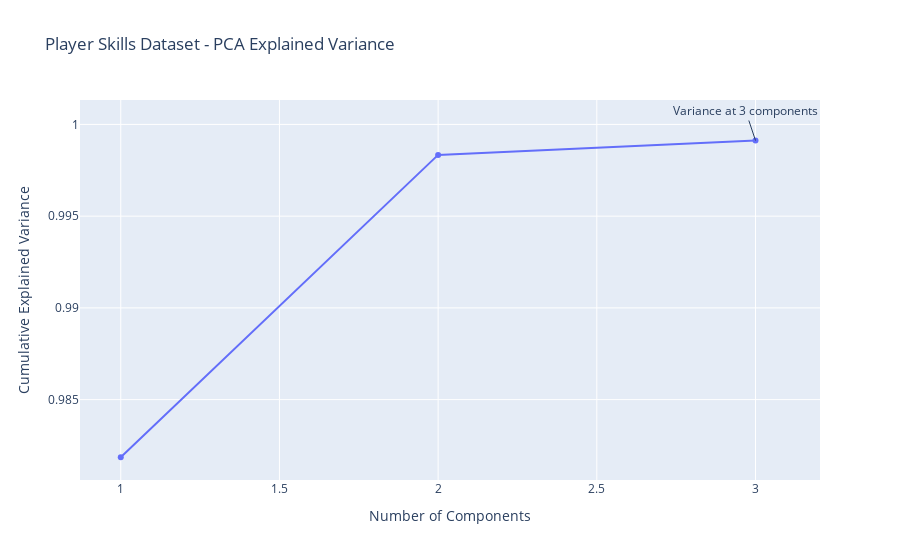
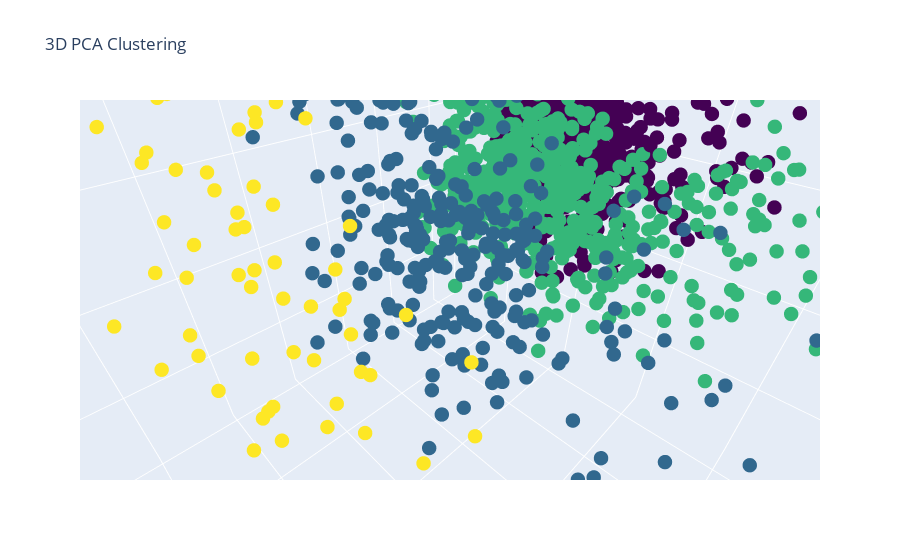
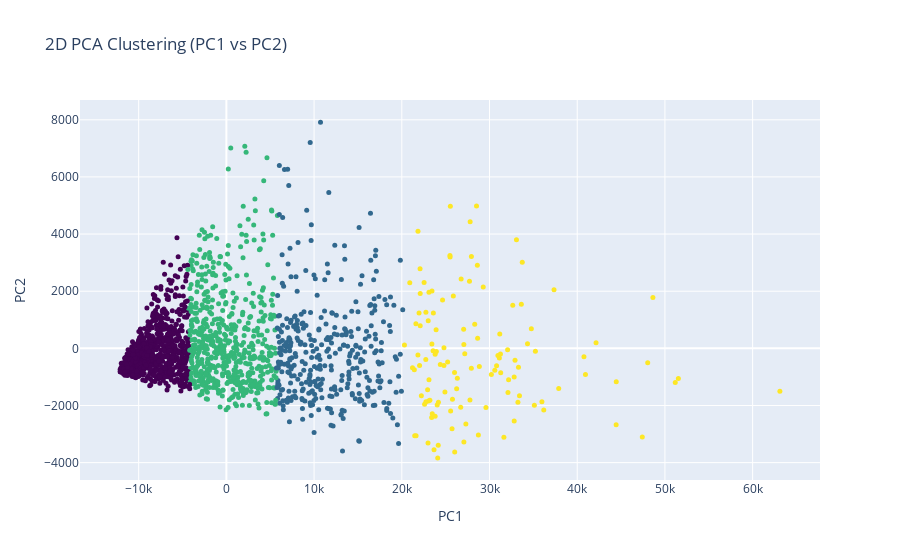

Notebook cell for these charts, in order:
### Code cell
# Create a copy of the filtered DataFrame
filtered_df_copy = df.copy()

# Define the feature list
features = ['InPlayPassesThatLeadToShotAttempt', 'SetpiecesLeadingToShotAttempt', 'FoulsDrawnLeadingToShotAttempt', 
            'SuccessfulTakeOnsLeadingToShotAttempt', 'ShotCreatingActionsPer90Min', 'GoalCreationAccuracy', 
            'InPlayPassesLeadingToGoal', 'SetpiecesLeadingToGoal', 'ShotsAttemptLeadingToGoal', 'TacklesAttempted', 
            'TackleWon', 'TacklesinDef3rd', 'TacklesinMid3rd', 'TacklesinAtt3rd', 'DribblesWinningPerc', 'PassesBlocked', 
            'Tackles+Interception', 'Clearances', 'Goals', 'Shots', 'ShotsOnTarget%', 'Goals/ShotOnTarget', 'Goals/Shot', 
            'NonPenaltyGoals-NonPenaltyXG', 'Goals-XG', 'TacklesWon', 'TouchesInDefensivePenaltyArea', 
            'TouchesInDefensive1/3rd', 'TouchesInMid1/3rd', 'TouchesInAtt1/3rd', 'TouchesInAttackingPenaltyArea', 
            'PassesBlocked', 'SucessfulTakeOns%', 'TimesTackledByADefDuringTakeOn%', 'NumberOfCarries', 
            'DistanceTravelledInCarries(Yards)', 'DistanceTravelledInCarries(Yards)TowardsOpponentGoal', 
            'CarriesThatReachesCloseToOpponentGoal(DistTravelled>10Yards)', 'CarriesInFinalThird', 'CarriesInPenaltyArea', 
            'ShortPassesCompleted%', 'NonPenaltyExpectedGoals', 'TotalPassingDistance', 'ShortPassesCompleted%', 
            'ShortPassesCompleted', 'MediumPassesCompleted', 'PassesIntoPenaltyArea', 'LongPassesAttempted', 
            'LongPassesCompleted%', 'Crosses', 'FoulsCommited', 'FoulsDrawn', 'Interceptions', 'BallsRecovered', 
            'AerialDuelWon', 'AerialDuelWinningPercentage', 'InGamePasses', 'PassesCompleted', 'ThroughBalls', 
            'SetPiecesPasses', 'Switches', 'Crosses', 'CornersTaken', 'InswingingCorners', 'OutswingingCorners', 
            'TimesTackledByADefDuringTakeOn%', 'AverageShotDistance']

# Use the filtered copy of the DataFrame and include player names
dfskills = filtered_df_copy[features].copy()
dfskills['Player'] = filtered_df_copy['Player Name']  # Include player names

# Drop rows with NaN values in the features
dfskills_clean = dfskills.dropna(subset=features)

# Perform PCA on the cleaned dataset
# Perform PCA on the cleaned dataset, limiting to 3 components
pca = PCA(n_components=3).fit(dfskills_clean[features])

# Get explained variance ratio
pcaratio = pca.explained_variance_ratio_

# Plot cumulative explained variance
trace = go.Scatter(x=np.arange(len(pcaratio)) + 1, y=np.cumsum(pcaratio), mode='lines+markers')
data = [trace]
layout = dict(title="Player Skills Dataset - PCA Explained Variance", 
              xaxis_title="Number of Components", 
              yaxis_title="Cumulative Explained Variance",
              annotations=[dict(x=3, y=np.cumsum(pcaratio)[2], text="Variance at 3 components", showarrow=True)])
fig = dict(data=data, layout=layout)
pyo.iplot(fig)

# Transform the data to PCA space with 3 components
dfskillsPCA = pd.DataFrame(pca.transform(dfskills_clean[features]), columns=['PC1', 'PC2', 'PC3'])
dfskillsPCA['Player'] = dfskills_clean['Player']

# Perform clustering (you can use k-means or any other clustering algorithm)
kmeans = KMeans(n_clusters=4).fit(dfskillsPCA[['PC1', 'PC2', 'PC3']])
dfskillsPCA['cluster'] = kmeans.labels_

# 3D PCA plot with clusters
trace_3d = go.Scatter3d(
    x=dfskillsPCA['PC1'], y=dfskillsPCA['PC2'], z=dfskillsPCA['PC3'], 
    mode='markers', 
    marker=dict(color=dfskillsPCA['cluster'], colorscale='Viridis', size=5),
    text=dfskillsPCA['Player']
)
layout_3d = go.Layout(title="3D PCA Clustering", 
                      scene=dict(xaxis_title='PC1', yaxis_title='PC2', zaxis_title='PC3'))
fig_3d = go.Figure(data=[trace_3d], layout=layout_3d)
pyo.iplot(fig_3d)
# 2D PCA plot with clusters using PC1 and PC2
trace_2d = go.Scatter(
    x=dfskillsPCA['PC1'], y=dfskillsPCA['PC2'], 
    mode='markers', 
    marker=dict(color=dfskillsPCA['cluster'], colorscale='Viridis', size=5),
    text=dfskillsPCA['Player']
)
layout_2d = go.Layout(title="2D PCA Clustering (PC1 vs PC2)", 
                      xaxis_title='PC1', 
                      yaxis_title='PC2')
fig_2d = go.Figure(data=[trace_2d], layout=layout_2d)
pyo.iplot(fig_2d)

### Figure 1 — Plotly figure (JSON) as saved in the notebook; plotly's stock layout.template omitted (floating-point values rounded to 4 significant figures)
{"data": [{"mode": "lines+markers", "type": "scatter", "x": [1, 2, 3], "y": [0.9819, 0.9983, 0.9991]}], "layout": {"annotations": [{"showarrow": true, "text": "Variance at 3 components", "x": 3, "y": 0.9991}], "autosize": true, "title": {"text": "Player Skills Dataset - PCA Explained Variance"}, "xaxis": {"autorange": true, "range": [0.8562, 3.356], "title": {"text": "Number of Components"}, "type": "linear"}, "yaxis": {"autorange": true, "range": [0.9801, 1.004], "title": {"text": "Cumulative Explained Variance"}, "type": "linear"}}}

### Figure 2 — Plotly figure (JSON) as saved in the notebook; plotly's stock layout.template omitted (floating-point values rounded to 4 significant figures; data arrays with more than 128 entries replaced by an {"elided": "..."} marker saying what was removed)
{"data": [{"marker": {"color": {"elided": "1967 int values"}, "colorscale": [[0, "#440154"], [0.1111, "#482878"], [0.2222, "#3e4989"], [0.3333, "#31688e"], [0.4444, "#26828e"], [0.5556, "#1f9e89"], [0.6667, "#35b779"], [0.7778, "#6ece58"], [0.8889, "#b5de2b"], [1, "#fde725"]], "size": 5}, "mode": "markers", "text": {"elided": "1967 str values"}, "type": "scatter3d", "x": {"elided": "1967 float values"}, "y": {"elided": "1967 float values"}, "z": {"elided": "1967 float values"}}], "layout": {"autosize": true, "scene": {"aspectmode": "auto", "aspectratio": {"x": 1, "y": 1, "z": 1}, "camera": {"center": {"x": 0, "y": 0, "z": 0}, "eye": {"x": 0.1663, "y": 0.1663, "z": 0.1663}, "projection": {"type": "perspective"}, "up": {"x": 0, "y": 0, "z": 1}}, "xaxis": {"title": {"text": "PC1"}, "type": "linear"}, "yaxis": {"title": {"text": "PC2"}, "type": "linear"}, "zaxis": {"title": {"text": "PC3"}, "type": "linear"}}, "title": {"text": "3D PCA Clustering"}}}

### Figure 3 — Plotly figure (JSON) as saved in the notebook; plotly's stock layout.template omitted (floating-point values rounded to 4 significant figures; data arrays with more than 128 entries replaced by an {"elided": "..."} marker saying what was removed)
{"data": [{"marker": {"color": {"elided": "1967 int values"}, "colorscale": [[0, "#440154"], [0.1111, "#482878"], [0.2222, "#3e4989"], [0.3333, "#31688e"], [0.4444, "#26828e"], [0.5556, "#1f9e89"], [0.6667, "#35b779"], [0.7778, "#6ece58"], [0.8889, "#b5de2b"], [1, "#fde725"]], "size": 5}, "mode": "markers", "text": {"elided": "1967 str values"}, "type": "scatter", "x": {"elided": "1967 float values"}, "y": {"elided": "1967 float values"}}], "layout": {"autosize": true, "title": {"text": "2D PCA Clustering (PC1 vs PC2)"}, "xaxis": {"autorange": true, "range": [-16890.0, 67880.0], "title": {"text": "PC1"}, "type": "linear"}, "yaxis": {"autorange": true, "range": [-4748.0, 8833.0], "title": {"text": "PC2"}, "type": "linear"}}}
